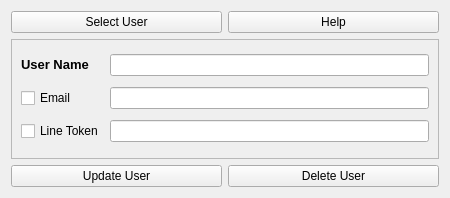
<?xml version="1.0" encoding="UTF-8"?>
<ui version="4.0">
 <class>Form</class>
 <widget class="QWidget" name="Form">
  <property name="geometry">
   <rect>
    <x>0</x>
    <y>0</y>
    <width>450</width>
    <height>198</height>
   </rect>
  </property>
  <property name="minimumSize">
   <size>
    <width>450</width>
    <height>198</height>
   </size>
  </property>
  <property name="maximumSize">
   <size>
    <width>450</width>
    <height>198</height>
   </size>
  </property>
  <property name="contextMenuPolicy">
   <enum>Qt::DefaultContextMenu</enum>
  </property>
  <property name="acceptDrops">
   <bool>false</bool>
  </property>
  <property name="windowTitle">
   <string>Form</string>
  </property>
  <layout class="QGridLayout" name="gridLayout_3">
   <item row="0" column="0">
    <layout class="QGridLayout" name="gridLayout_2">
     <item row="3" column="0">
      <widget class="QPushButton" name="addModifyButton">
       <property name="toolTip">
        <string>&lt;html&gt;&lt;head/&gt;&lt;body&gt;&lt;p&gt;Click here to add new user or modify email and line token of a user. You cannot modify user name here.&lt;/p&gt;&lt;/body&gt;&lt;/html&gt;</string>
       </property>
       <property name="text">
        <string>Update User</string>
       </property>
      </widget>
     </item>
     <item row="3" column="1">
      <widget class="QPushButton" name="deleteUserButton">
       <property name="text">
        <string>Delete User</string>
       </property>
      </widget>
     </item>
     <item row="2" column="0" colspan="2">
      <widget class="QFrame" name="frame">
       <property name="frameShape">
        <enum>QFrame::StyledPanel</enum>
       </property>
       <property name="frameShadow">
        <enum>QFrame::Raised</enum>
       </property>
       <layout class="QGridLayout" name="gridLayout">
        <item row="3" column="1">
         <widget class="QLineEdit" name="lineToken"/>
        </item>
        <item row="1" column="0">
         <widget class="QCheckBox" name="emailCheckBox">
          <property name="toolTip">
           <string>&lt;html&gt;&lt;head/&gt;&lt;body&gt;&lt;p&gt;Check this box to send alert to specified email&lt;/p&gt;&lt;/body&gt;&lt;/html&gt;</string>
          </property>
          <property name="layoutDirection">
           <enum>Qt::LeftToRight</enum>
          </property>
          <property name="styleSheet">
           <string notr="true">font: 75 bold 11pt &quot;Arial&quot;;</string>
          </property>
          <property name="text">
           <string>Email</string>
          </property>
         </widget>
        </item>
        <item row="3" column="0">
         <widget class="QCheckBox" name="lineCheckBox">
          <property name="toolTip">
           <string>&lt;html&gt;&lt;head/&gt;&lt;body&gt;&lt;p&gt;Check this box to send alert to your line account&lt;/p&gt;&lt;/body&gt;&lt;/html&gt;</string>
          </property>
          <property name="styleSheet">
           <string notr="true">font: 75 bold 11pt &quot;Arial&quot;;</string>
          </property>
          <property name="text">
           <string>Line Token</string>
          </property>
         </widget>
        </item>
        <item row="0" column="1">
         <widget class="QLineEdit" name="userName"/>
        </item>
        <item row="1" column="1">
         <widget class="QLineEdit" name="email"/>
        </item>
        <item row="0" column="0">
         <widget class="QLabel" name="userNameLabel">
          <property name="text">
           <string>&lt;html&gt;&lt;head/&gt;&lt;body&gt;&lt;p&gt;&lt;span style=&quot; font-size:10pt; font-weight:600;&quot;&gt;User Name&lt;/span&gt;&lt;/p&gt;&lt;/body&gt;&lt;/html&gt;</string>
          </property>
         </widget>
        </item>
       </layout>
      </widget>
     </item>
     <item row="1" column="1">
      <widget class="QPushButton" name="helpButton">
       <property name="whatsThis">
        <string>&lt;html&gt;&lt;head/&gt;&lt;body&gt;&lt;p&gt;Click here to know how to set email and line alerts&lt;/p&gt;&lt;/body&gt;&lt;/html&gt;</string>
       </property>
       <property name="text">
        <string>Help</string>
       </property>
      </widget>
     </item>
     <item row="1" column="0">
      <widget class="QPushButton" name="userMenu">
       <property name="cursor">
        <cursorShape>ArrowCursor</cursorShape>
       </property>
       <property name="contextMenuPolicy">
        <enum>Qt::DefaultContextMenu</enum>
       </property>
       <property name="acceptDrops">
        <bool>true</bool>
       </property>
       <property name="toolTip">
        <string>&lt;html&gt;&lt;head/&gt;&lt;body&gt;&lt;p&gt;Select user from list&lt;/p&gt;&lt;/body&gt;&lt;/html&gt;</string>
       </property>
       <property name="text">
        <string>Select User</string>
       </property>
      </widget>
     </item>
    </layout>
   </item>
  </layout>
 </widget>
 <resources/>
 <connections/>
</ui>
